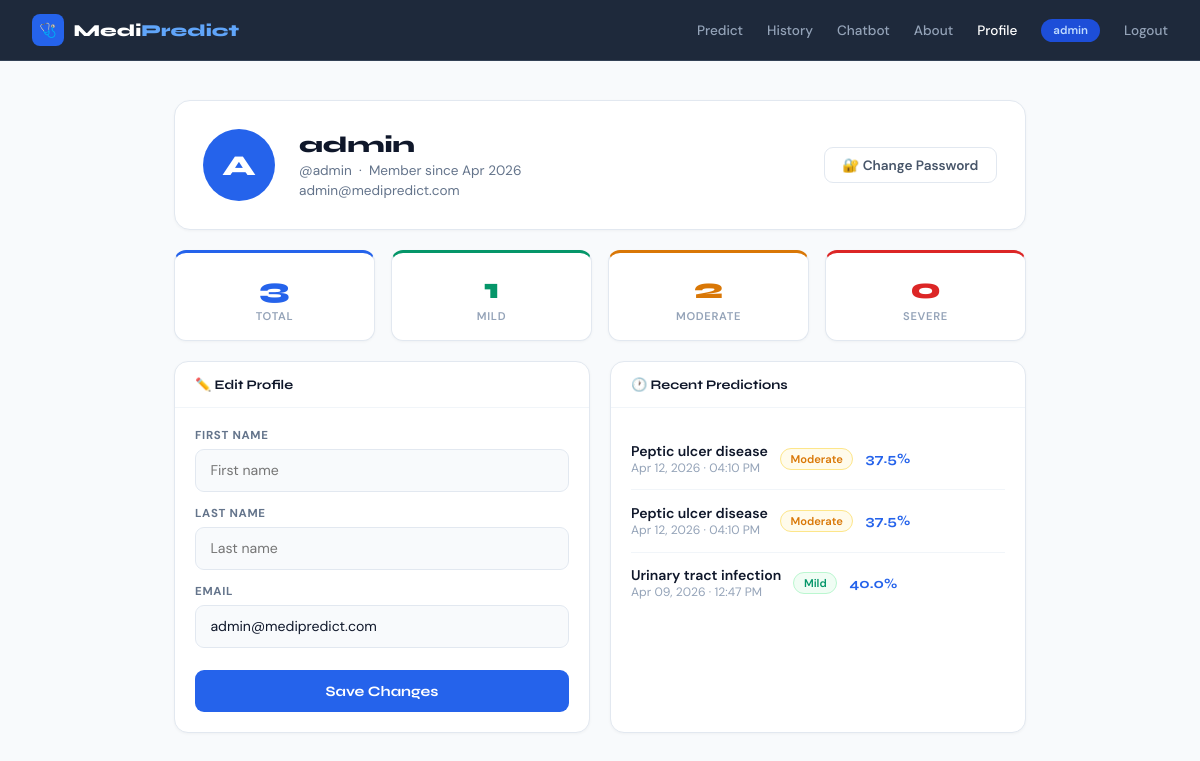
Page /profile/ (signed in) on the earlier database version.
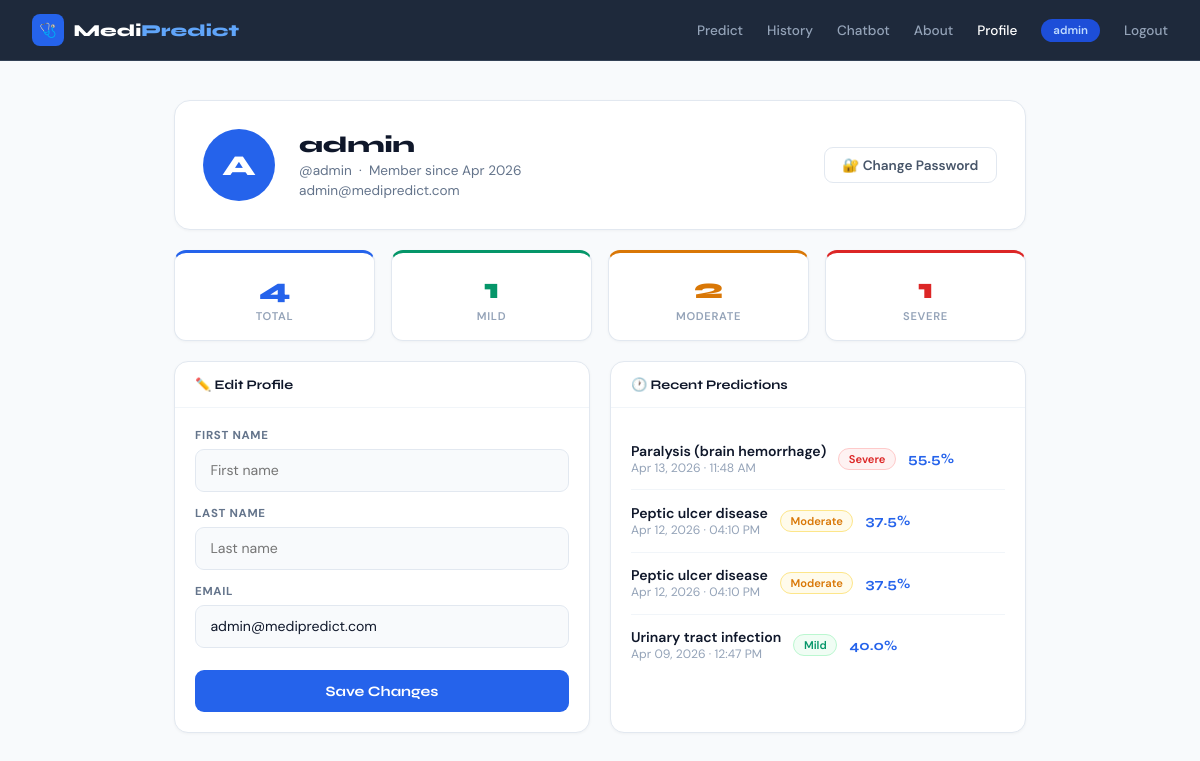
Same page on the later database version.
### predictor/models.py (models this page shows, shortened)
class Prediction(models.Model):
    user = models.ForeignKey(User, on_delete=models.CASCADE)
    symptoms = models.TextField()
    disease = models.CharField(max_length=200)
    confidence = models.FloatField()
    severity = models.CharField(max_length=50)
    created_at = models.DateTimeField(auto_now_add=True)
    class Meta:
        ordering = ['-created_at']

### predictor/views.py (the view, shortened to what this page needs)
# urls.py: path('profile/', views.profile_view, name='profile'),
@login_required
def profile_view(request):
    pred_count  = Prediction.objects.filter(user=request.user).count()
    severe      = Prediction.objects.filter(user=request.user, severity='Severe').count()
    mild        = Prediction.objects.filter(user=request.user, severity='Mild').count()
    moderate    = Prediction.objects.filter(user=request.user, severity='Moderate').count()
    recent      = Prediction.objects.filter(user=request.user).order_by('-created_at')[:5]
    context = {
        'pred_count': pred_count,
        'severe': severe,
        'mild': mild,
        'moderate': moderate,
        'recent': recent,
    }
    return render(request, 'predictor/profile.html', context)

### templates/predictor/profile.html (shortened to what this page needs)
<!DOCTYPE html>
<html lang="en">
<head>
</head>
<body>
<nav>
  <a href="/" class="logo">
    <div class="logo-icon">🩺</div>
    <div class="logo-text">Medi<span>Predict</span></div>
  </a>
  <div class="nav-links">
    <a href="/">Predict</a>
    <a href="/history/">History</a>
    <a href="/chatbot/">Chatbot</a>
    <a href="/about/">About</a>
    <a href="/profile/" class="active">Profile</a>
    <span class="nav-badge">{{ request.user.username }}</span>
    <a href="/logout/">Logout</a>
  </div>
</nav>
<main>
  <div class="profile-hero">
    <div class="avatar">{{ request.user.username|first|upper }}</div>
    <div class="profile-info">
      <h1>{{ request.user.get_full_name|default:request.user.username }}</h1>
      <p>@{{ request.user.username }} &nbsp;·&nbsp; Member since {{ request.user.date_joined|date:"M Y" }}</p>
      <p style="margin-top:0.2rem;">{{ request.user.email|default:"No email set" }}</p>
    </div>
    <div class="profile-actions">
      <a href="/change-password/" class="btn-outline">🔐 Change Password</a>
    </div>
  </div>
  <div class="stats-row">
    <div class="stat-card" style="--c:#2563eb"><div class="stat-val">{{ pred_count }}</div><div class="stat-lbl">Total</div></div>
    <div class="stat-card" style="--c:#059669"><div class="stat-val">{{ mild }}</div><div class="stat-lbl">Mild</div></div>
    <div class="stat-card" style="--c:#d97706"><div class="stat-val">{{ moderate }}</div><div class="stat-lbl">Moderate</div></div>
    <div class="stat-card" style="--c:#dc2626"><div class="stat-val">{{ severe }}</div><div class="stat-lbl">Severe</div></div>
  </div>
  <div class="two-col">
    <div class="panel">
      <div class="panel-header">✏️ Edit Profile</div>
      <div class="panel-body">
        <form method="POST">
          <div class="field"><label>First Name</label><input type="text" name="first_name" value="{{ request.user.first_name }}" placeholder="First name"></div>
          <div class="field"><label>Last Name</label><input type="text" name="last_name" value="{{ request.user.last_name }}" placeholder="Last name"></div>
          <div class="field"><label>Email</label><input type="email" name="email" value="{{ request.user.email }}" placeholder="your@email.com"></div>
          <button type="submit" class="save-btn">Save Changes</button>
        </form>
      </div>
    </div>
    <div class="panel">
      <div class="panel-header">🕐 Recent Predictions</div>
      <div class="panel-body">
        {% for p in recent %}
        <div class="pred-item">
          <div>
            <div class="pred-disease">{{ p.disease }}</div>
            <div class="pred-date">{{ p.created_at|date:"M d, Y · h:i A" }}</div>
          </div>
          {% if p.severity == 'Mild' %}<span class="sev" style="background:#f0fdf4;color:#059669;border:1px solid #bbf7d0">Mild</span>
          {% elif p.severity == 'Moderate' %}<span class="sev" style="background:#fffbeb;color:#d97706;border:1px solid #fde68a">Moderate</span>
          {% else %}<span class="sev" style="background:#fef2f2;color:#dc2626;border:1px solid #fecaca">Severe</span>{% endif %}
          <span style="font-family:'Syne',sans-serif;font-weight:700;font-size:0.88rem;color:#2563eb;">{{ p.confidence }}%</span>
        </div>
        {% empty %}<p style="color:#94a3b8;font-size:0.88rem;padding:1rem 0;">No predictions yet. <a href="/" style="color:#2563eb;">Make one!</a></p>
        {% endfor %}
      </div>
    </div>
  </div>
</main>
</body>
</html>

Differences in the rows shown:
added Prediction: disease "Paralysis (brain hemorrhage)", created_at "Apr 13, 2026 · 11:48 AM", severity "Severe", confidence "55.5"
Other differences:
{{ pred_count }}: "3" → "4"
{{ severe }}: "0" → "1"
